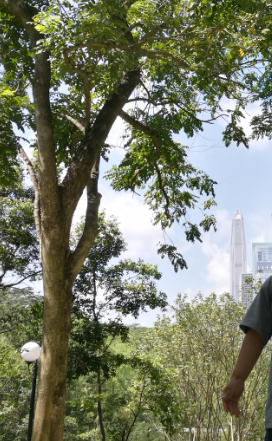
#> input picture answers_for_assignment/week1/img0.PNG, 272 x 441 px
$ python -i w1_assignment.py   (imports and definitions only)
#> lines starting #> are read from the running program, lines starting #| are printed output that depends on the picture
import numpy as np
import matplotlib.pyplot as plt
import cv2
import random

# [12 lines left out: functions openimg, escapeimg, not called in this run]

'''
print image information, such as data type, shape and so on...
for shape, the format is (rows, cols, channels)
'''
def printimginfo(img):
    print('img data type is:',img.dtype)
    print('img size is:',img.shape)

'''
create a window that show a image:
imgtitle:   title of the window
img:        image data of the image
windowtype: type of the window, default is keepration
'''
def create_window(imgtitle, img, windowtype=cv2.WINDOW_KEEPRATIO):
    cv2.namedWindow(imgtitle, windowtype)
    cv2.imshow(imgtitle, img)

'''
show the gray value of the original image.
imgpath:    path of the image
imgtitle:   window title of the image
'''
# [8 lines left out: function show_gray, not called in this run]

'''
get the gray value of the original image.
img:        the original image
ch:         channel of the gray
return: gray_img
'''
def get_gray(img, ch=0):
    img_gray = img[:,:,ch]
    return  img_gray

'''
show the original image.
imgpath:    path where the image is stored
imgtitle:   title of the window which shows the image
'''
# [7 lines left out: function show_or, not called in this run]

'''
crop of a img.
x:  start row number
y:  start col number
height: rows of the new img
width:  cols of the new img
'''
# [10 lines left out: function show_crop, not called in this run]

'''
get crop of a image.
img:    the original image.
x:      start row of new img
y:      start col of new img
h:      height of img
w:      width of img
'''
def get_crop(img,x=0,y=0, h=30000, w=30000):
    img_crop=img[x:h, y:w]
    return img_crop


'''
show three images of the orignal img in gray map of blue,green and red
imgpath:    path of the image
imgtitle:   title of the image
'''
# [12 lines left out: function show_colorsplit, not called in this run]

'''
get a random lighten RGB image
img: the original image
algorithm:
first generate a rand_value for (R,G,B) channel
for each gray_value of RGB:
    if rand_value > 0 then enhance the light value:
        if gray_value > limits then
            new_gray_value=255
        else if gray_value <= limits then
            new_gray_value = rand_value + gray_value
    else if rand_value <0 then decrease the light vaule:
        if gray_value < limits then
            new_gray_value = 0
        else if gray_value >= limits then
            new_gray_value = gray_value + rand_value (because rand_value<0, so the lightness of gray is decreased)
'''
# [42 lines left out: function random_light_color, not called in this run]

'''
show a random light image.
imgpath:    path of the original image
imgtitle:   title of the image window
'''
# [9 lines left out: function show_random_light_color, not called in this run]

'''
get a gamma adjust image.
image:  the original image
gamma:  the gamma factor
'''
# [8 lines left out: function adjust_gamma, not called in this run]

'''
show gamma image.
imgpath:    path of the image
gamma:      gamma vaule
imgtitle:   title of the adjusted image.
'''
# [8 lines left out: function show_gamma_img, not called in this run]

'''
show the histogram of a image
img:    the image data
'''
def show_img_hist(img):
    plt.hist(img.flatten(), 256, [0, 256])
    plt.show()

'''
show the histogram of a image.
imgpath:    path of the image
notrion: this will show the merged histgram of RGB channels
'''
# [7 lines left out: function show_hist, not called in this run]

'''
show the equalization of RGB image.
imgpath:    path of the image
imgtitle:   title of the image window
algorithm:
first: get the data of all the R,G,B channels
second: do the equalization for each of the R,G,B channel
'''
def show_equalized_img(imgpath, imgtitle='equalized'):
#> called with imgpath = 'img0.PNG', imgtitle = 'equalized'
    img = cv2.imread(imgpath)
#> img is the input picture: shape (441, 272, 3); mean B, G, R 105, 125.7, 121.2
    if img.any == None:
        print('img {} dose not exist!'.format(imgpath))
        return
    img_b=cv2.equalizeHist(img[:,:,0])
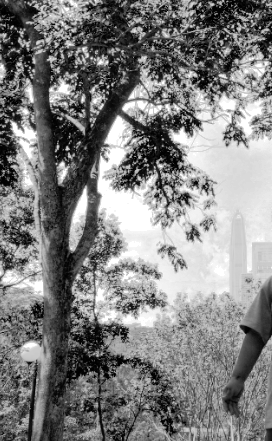
#> img_b: shape (441, 272); min 0, max 255, mean 128.4
    img_g=cv2.equalizeHist(img[:,:,1])
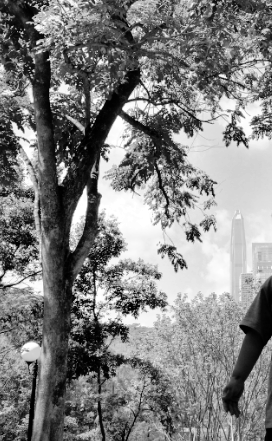
#> img_g: shape (441, 272); min 0, max 255, mean 128.2
    img_r=cv2.equalizeHist(img[:,:,2])
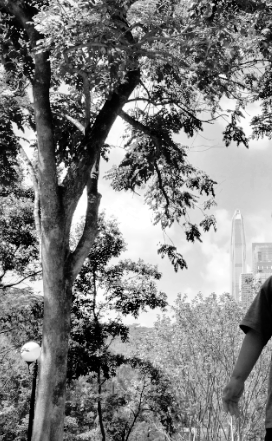
#> img_r: shape (441, 272); min 0, max 255, mean 128.2
    img_eq=cv2.merge((img_b,img_g,img_r))
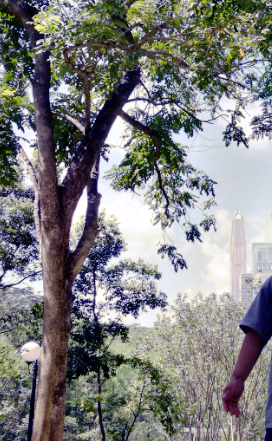
#> img_eq: shape (441, 272, 3); mean B, G, R 128.4, 128.2, 128.2
    show_img_hist(img_eq)
#> in show_img_hist, `plt.show()`:
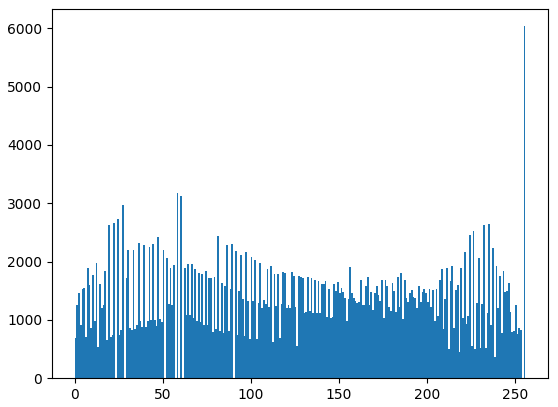
#> figure drawn by matplotlib, 1 panel; tallest bar 6037 high, from x = 255 to 256
    create_window(imgtitle,img_eq)
    printimginfo(img)
#| img data type is: uint8
#| img size is: (441, 272, 3)

'''
show the equalization of YUV image.
imgpath:    path of the image
imgtitle:   title of the image window
algorithm:
first: convert the RGB image into YUV image.
second: do the equalization for the Y channel
third: convert the YUV image into RGB image and show
additionally: the histogram of the equalized image is show.
'''
# [11 lines left out: function show_equalized_yuv, not called in this run]

'''
show a continous rotation of a image, after continous rotarion, the image information will not loss.
img:    the original image
rc:     position of rotation center, where (x, y),
        x: is indicated as row ratio of rotation center.
        y: is indicated as column ratio of rotation center
angle:  angle of the rotation in clockwise
transtimes: times that do the rotarion.
imgtitle:   title of the image window.
return:     the final img.
tips:
usage of getRotationMatrix2D:
    (x,y):  denotes the angle system position.
    angle:  angle in degress
    scale:  scale of the original image

img.shape denotes (rows, columns, channels)
'''
# [20 lines left out: function show_rotation_img, not called in this run]

'''
similar with show_rotation_img, but image information will loss after continous rotarion.
'''
# [13 lines left out: function show_rotation_img1, not called in this run]

'''
show a continous rotation of a image
imgpath:    path of the original image
rc:     position of rotation center, where (x, y),
        x: is indicated as row ratio of rotation center.
        y: is indicated as column ratio of rotation center
angle:  angle of the rotation in clockwise
transtimes: times that do the rotarion.
imgtitle:   prefix of the title of the image window.
return:     the final img.
'''
# [7 lines left out: function show_rotation, not called in this run]

'''
show scale operation of a img
imgpath:    path of the original image
rc:         center of scale image, (x,y) where x denotes row ratio, y denotes column ratio
scale:      scale
transtimes: define how much time to do the scale
imgtitle:   prefix of the scaled image window
tips:
in scale operation, angle is zero.
'''
# [17 lines left out: function show_scale, not called in this run]

'''
show a tranlated image
imgpath:    path of the original image
transm:     (x,y) denotes trans direction of original image, where:
                x: denote distance in pixel towards right or left, if x>=0: right, if x < 0:left
                y: denote distance in pixel towards down or up, if y>=0:down, if y<0:up
tips:
use affine transform to implement the translation.
'''
# [13 lines left out: function show_affine_translate, not called in this run]

'''
get the random perspective image and transform matrix of a image.
img:    the original image
tips:
for the perspective, you should provide:
 1) 4 source points which are not on the same line for any three points.
 2) 4 dst points
'''
# [27 lines left out: function random_warp, not called in this run]

'''
show the perspectived image according to the given path
imgpath:    path of the original image
imgtitle:   title of the perspectived image window
'''
# [8 lines left out: function show_perspective, not called in this run]

''' testcase
g_path='img0.png'
#show_gray(g_path)
show_or(g_path)
# [8 lines of commented-out code are left out]
tmp_img = show_rotation(g_path,(.5,.5),40,9)
# [7 lines of commented-out code are left out]

escapeimg()
'''

>>> result = show_equalized_img('img0.PNG')
